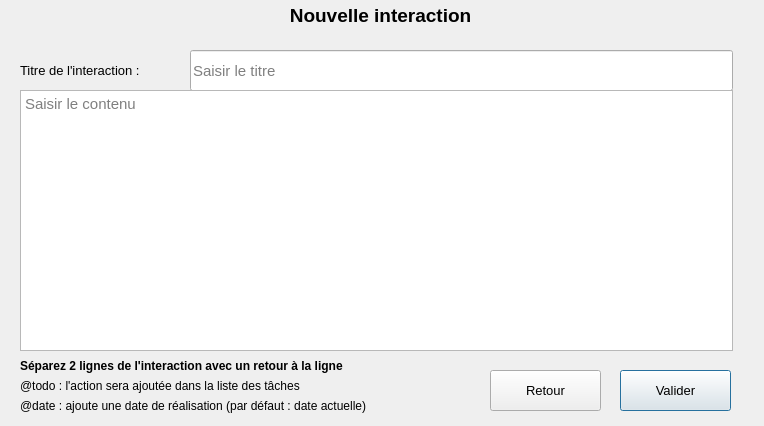
<?xml version="1.0" encoding="UTF-8"?>
<ui version="4.0">
 <class>ajoutInteraction</class>
 <widget class="QDialog" name="ajoutInteraction">
  <property name="geometry">
   <rect>
    <x>0</x>
    <y>0</y>
    <width>764</width>
    <height>426</height>
   </rect>
  </property>
  <property name="minimumSize">
   <size>
    <width>764</width>
    <height>426</height>
   </size>
  </property>
  <property name="maximumSize">
   <size>
    <width>764</width>
    <height>426</height>
   </size>
  </property>
  <property name="windowTitle">
   <string>Dialog</string>
  </property>
  <widget class="QLabel" name="titre">
   <property name="geometry">
    <rect>
     <x>0</x>
     <y>5</y>
     <width>761</width>
     <height>20</height>
    </rect>
   </property>
   <property name="font">
    <font>
     <pointsize>14</pointsize>
     <bold>true</bold>
    </font>
   </property>
   <property name="text">
    <string>Nouvelle interaction</string>
   </property>
   <property name="alignment">
    <set>Qt::AlignCenter</set>
   </property>
  </widget>
  <widget class="QLineEdit" name="champTitreInte">
   <property name="geometry">
    <rect>
     <x>190</x>
     <y>50</y>
     <width>543</width>
     <height>41</height>
    </rect>
   </property>
   <property name="font">
    <font>
     <pointsize>11</pointsize>
    </font>
   </property>
   <property name="text">
    <string/>
   </property>
   <property name="maxLength">
    <number>100</number>
   </property>
   <property name="placeholderText">
    <string>Saisir le titre</string>
   </property>
  </widget>
  <widget class="QLabel" name="labelTitreInteraction">
   <property name="geometry">
    <rect>
     <x>20</x>
     <y>60</y>
     <width>171</width>
     <height>21</height>
    </rect>
   </property>
   <property name="font">
    <font>
     <pointsize>10</pointsize>
    </font>
   </property>
   <property name="text">
    <string>Titre de l'interaction :</string>
   </property>
  </widget>
  <widget class="QPushButton" name="boutonValider">
   <property name="geometry">
    <rect>
     <x>620</x>
     <y>370</y>
     <width>111</width>
     <height>41</height>
    </rect>
   </property>
   <property name="font">
    <font>
     <pointsize>10</pointsize>
    </font>
   </property>
   <property name="text">
    <string>Valider</string>
   </property>
  </widget>
  <widget class="QPushButton" name="boutonRetour">
   <property name="geometry">
    <rect>
     <x>490</x>
     <y>370</y>
     <width>111</width>
     <height>41</height>
    </rect>
   </property>
   <property name="font">
    <font>
     <pointsize>10</pointsize>
    </font>
   </property>
   <property name="text">
    <string>Retour</string>
   </property>
  </widget>
  <widget class="QLabel" name="labelExplications1">
   <property name="geometry">
    <rect>
     <x>20</x>
     <y>355</y>
     <width>451</width>
     <height>21</height>
    </rect>
   </property>
   <property name="font">
    <font>
     <pointsize>9</pointsize>
     <bold>true</bold>
    </font>
   </property>
   <property name="text">
    <string>Séparez 2 lignes de l'interaction avec un retour à la ligne</string>
   </property>
  </widget>
  <widget class="QLabel" name="labelExplications2">
   <property name="geometry">
    <rect>
     <x>20</x>
     <y>375</y>
     <width>381</width>
     <height>21</height>
    </rect>
   </property>
   <property name="font">
    <font>
     <pointsize>9</pointsize>
     <bold>false</bold>
    </font>
   </property>
   <property name="text">
    <string>@todo : l'action sera ajoutée dans la liste des tâches</string>
   </property>
  </widget>
  <widget class="QLabel" name="labelExplications3">
   <property name="geometry">
    <rect>
     <x>20</x>
     <y>395</y>
     <width>441</width>
     <height>21</height>
    </rect>
   </property>
   <property name="font">
    <font>
     <pointsize>9</pointsize>
     <bold>false</bold>
    </font>
   </property>
   <property name="text">
    <string>@date : ajoute une date de réalisation (par défaut : date actuelle)</string>
   </property>
  </widget>
  <widget class="QPlainTextEdit" name="champContenuInte">
   <property name="geometry">
    <rect>
     <x>20</x>
     <y>90</y>
     <width>713</width>
     <height>261</height>
    </rect>
   </property>
   <property name="font">
    <font>
     <pointsize>11</pointsize>
    </font>
   </property>
   <property name="maximumBlockCount">
    <number>8</number>
   </property>
   <property name="placeholderText">
    <string>Saisir le contenu</string>
   </property>
  </widget>
 </widget>
 <resources/>
 <connections/>
</ui>
